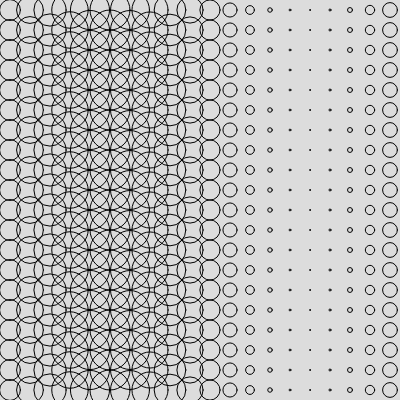
Frame 1 (no input)
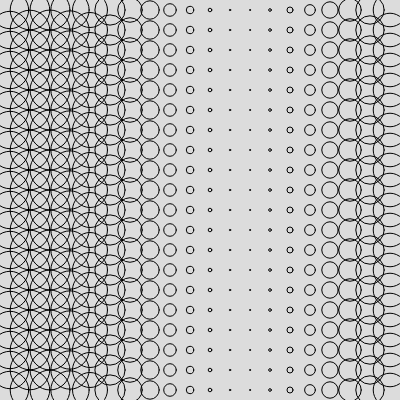
Frame 60 (no input)
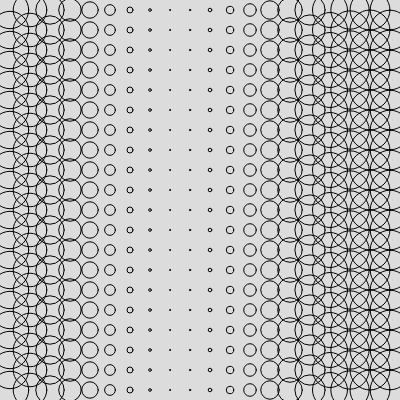
Frame 120 (the mouse pressed at the canvas centre since frame 60)

The p5.js sketch that drew these frames (run headless with seeded random() and noise() and a simulated clock; from frame 60 on, the mouse is pressed at the canvas centre):

// p5.js sketch
// ── sketch.js
function setup() {
  createCanvas(400, 400);
  noFill();
  angleMode(DEGREES);
}
function draw() {
  background(220);
  for (let j = 0; j < 20; j++) {
    for (let i = 0; i < 20; i++) {
      let degrees = (i / 20) * 360;
      let sval = sin(degrees + frameCount);
      let sz = map(sval, -1, 1, 1, 40);
      circle(i * 20 + 10, j * 20 + 10, sz);
    }
  }
}
